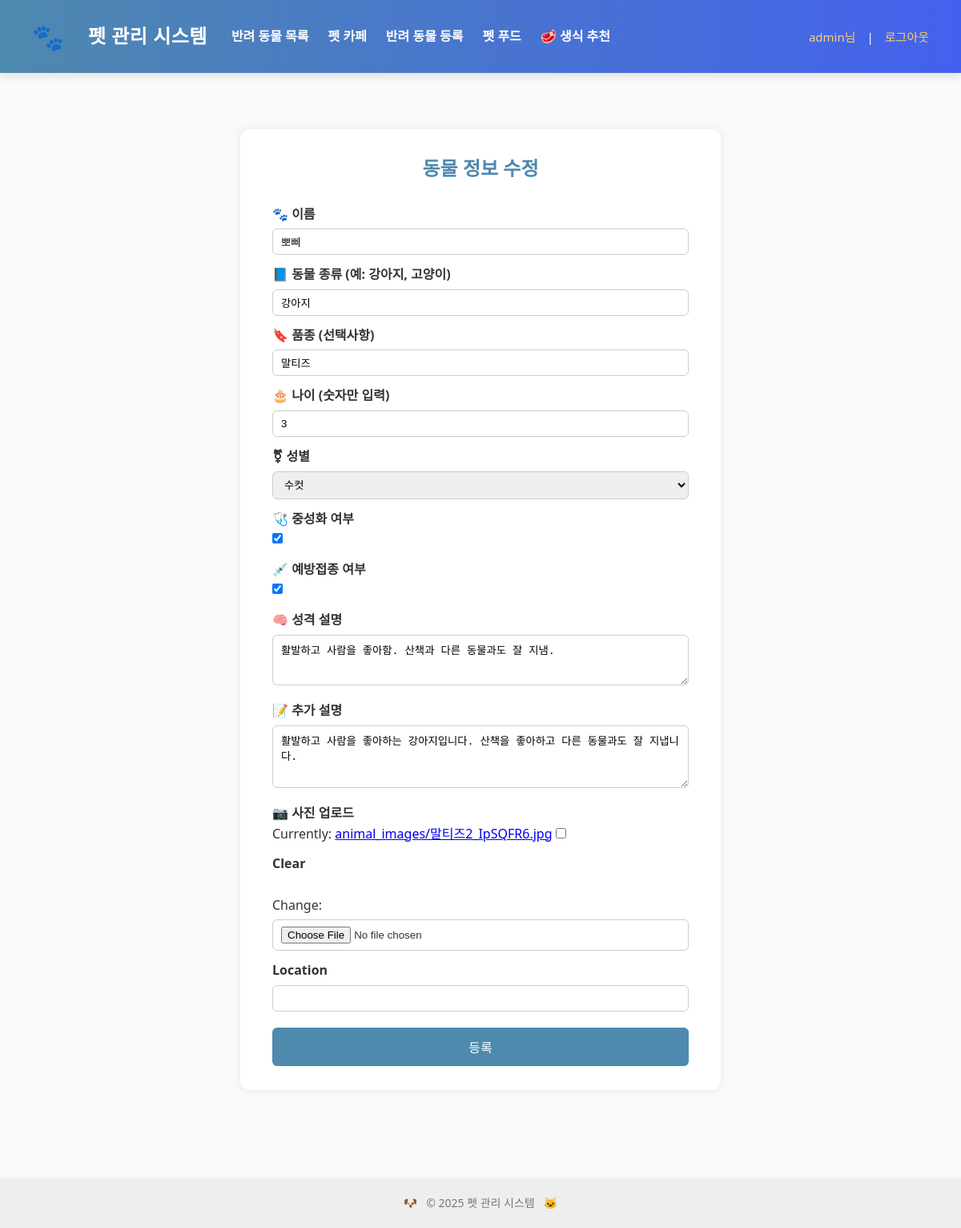
Page /animals/1/edit/ (signed in) on the committed database.
### pet/models.py (models this page shows, shortened)
class Animal(models.Model):
    GENDER_CHOICES = [
        ('수컷', '수컷'),
        ('암컷', '암컷'),
    ]
    name = models.CharField(max_length=100)
    species = models.CharField(max_length=50)
    breed = models.CharField(max_length=100, blank=True)
    age = models.IntegerField()
    gender = models.CharField(max_length=10, choices=GENDER_CHOICES, default='암컷')
    neutered = models.BooleanField(default=False)
    vaccinated = models.BooleanField(default=False)
    personality = models.TextField(blank=True)
    description = models.TextField(blank=True)
    image = models.ImageField(upload_to='animal_images/', blank=True)
    created_at = models.DateTimeField(auto_now_add=True)
    updated_at = models.DateTimeField(auto_now=True)
    location = models.CharField(max_length=255, blank=True)
    likes = models.ManyToManyField(User, related_name='liked_animals', blank=True)

### pet/views.py (the view)
# urls.py: path('animals/<int:pk>/edit/', views.animal_update, name='animal_update'),
@login_required
def animal_update(request, pk):
    animal = get_object_or_404(Animal, pk=pk)
    form = AnimalForm(request.POST or None, request.FILES or None, instance=animal)
    if form.is_valid():
        form.save()
        return redirect('pet:animal_detail', pk=pk)
    return render(request, 'pet/animal_form.html', {'form': form, 'title': '동물 정보 수정'})

### pet/forms.py
class AnimalForm(forms.ModelForm):
    class Meta:
        model = Animal
        fields = [
            'name', 'species', 'breed', 'age', 'gender',
            'neutered', 'vaccinated', 'personality',
            'description', 'image', 'location'
        ]
        labels = {
            'name': '🐾 이름',
            'species': '📘 동물 종류 (예: 강아지, 고양이)',
            'breed': '🔖 품종 (선택사항)',
            'age': '🎂 나이 (숫자만 입력)',
            'gender': '⚧ 성별',
            'neutered': '🩺 중성화 여부',
            'vaccinated': '💉 예방접종 여부',
            'personality': '🧠 성격 설명',
            'description': '📝 추가 설명',
            'image': '📷 사진 업로드',
        }
        widgets = {
            'personality': forms.Textarea(attrs={'rows': 3}),
            'description': forms.Textarea(attrs={'rows': 4}),
        }

### pet/templates/pet/animal_form.html (shortened to what this page needs)
{% extends 'pet/pet_base.html' %}
{% block content %}
<div class="form-container">
  <h2>{{ title|default:"반려 동물 등록" }}</h2>
  <form method="post" enctype="multipart/form-data">
    {% for field in form.visible_fields %}
      <label for="{{ field.id_for_label }}">{{ field.label }}</label>
      {{ field }}
    {% endfor %}
    <button type="submit">등록</button>
  </form>
</div>
{% endblock %}

### pet/templates/pet/pet_base.html (shortened to what this page needs)
<!DOCTYPE html>
<html lang="ko">
<head>
    {% load static %}
</head>
<body>
    <header>
        <div class="header-inner">
            <div class="header-left">
                <div class="logo">🐾</div>
                <div class="site-title"><a href="{% url 'pet:pet_home' %}">펫 관리 시스템</a></div>
                <nav class="header-menu">
                    <a href="{% url 'pet:animal_list' %}">반려 동물 목록</a>
                    <a href="{% url 'pet:post_list' %}">펫 카페</a>
                    <a href="{% url 'pet:animal_create' %}">반려 동물 등록</a>
                    <a href="{% url 'pet:pet_food_list' %}">펫 푸드</a>
                    <a href="{% url 'pet:recommendation_list' %}">🥩 생식 추천</a>
                </nav>
            </div>
            <div class="auth-right">
                {% if user.is_authenticated %}
                    <span>{{ user.username }}님</span> |
                    <form action="{% url 'logout' %}" method="post" style="display:inline;">
                        <button type="submit">로그아웃</button>
                    </form>
                {% else %}
                    <a href="{% url 'login' %}">로그인</a> |
                    <a href="{% url 'pet:signup' %}">회원가입</a>
                {% endif %}
            </div>
        </div>
    </header>
    <main>
        {% block content %}{% endblock %}
    </main>
    <footer>
        <p>🐶 &nbsp; &copy; 2025 펫 관리 시스템 &nbsp; 🐱</p>
    </footer>
</body>
</html>

### pet/templates/pet/pet_base.html (style rules this page uses)
* { box-sizing: border-box; margin: 0; padding: 0; }
body { font-family: 'Segoe UI', sans-serif; background-color: #f9f9f9; color: #333; line-height: 1.6; }
header { background: linear-gradient(to right, #4e89ae, #4361ee); color: white; padding: 20px 0; box-shadow: 0 4px 10px rgba(0, 0, 0, 0.1); }
.header-inner { width: 100%; max-width: 100%; margin: 0 auto; display: flex; justify-content: space-between; align-items: center; padding: 0 40px; flex-wrap: wrap; }
.header-left { display: flex; align-items: center; gap: 30px; flex-wrap: wrap; }
.logo { font-size: 32px; }
.site-title a { font-size: 24px; font-weight: 700; color: #fff; text-decoration: none; letter-spacing: 0.5px; }
.header-menu { display: flex; gap: 24px; }
.header-menu a { color: #fff; text-decoration: none; font-weight: 600; font-size: 16px; transition: color 0.3s ease; }
.auth-right { display: flex; align-items: center; gap: 14px; font-size: 15px; }
.auth-right a, .auth-right span { color: #ffd166; text-decoration: none; font-weight: 500; }
.auth-right button { background: none; border: none; color: #ffd166; font-size: 15px; cursor: pointer; font-family: inherit; }
main { padding: 40px 40px; max-width: 100%; width: 100%; margin: 0 auto; }
footer { background-color: #eee; text-align: center; padding: 20px; font-size: 14px; color: #777; margin-top: 40px; }

### pet/templates/pet/animal_form.html (style rules this page uses)
.form-container { max-width: 600px; margin: 30px auto; background: white; padding: 30px 40px; border-radius: 12px; box-shadow: 0 0 10px rgba(0,0,0,0.08); }
.form-container h2 { text-align: center; margin-bottom: 25px; color: #4e89ae; }
.form-container label { font-weight: bold; margin-top: 12px; display: block; }
.form-container input[type="text"], .form-container input[type="number"], .form-container input[type="file"], .form-container select, .form-container textarea { width: 100%; padding: 8px 10px; border: 1px solid #ccc; border-radius: 6px; margin-top: 5px; }
.form-container input[type="checkbox"] { margin-right: 5px; }
.form-container button { width: 100%; padding: 12px; margin-top: 20px; background-color: #4e89ae; color: white; border: none; border-radius: 6px; font-size: 16px; cursor: pointer; }

### rows in the picture
Animal: visible_fields "뽀삐" "강아지" "말티즈" "3" "수컷" "☑" "☑" "활발하고 사람을 좋아함. 산책과 다른 동물과도 잘 지냄." "활발하고 사람을 좋아하는 강아지입니다. 산책을 좋아하고 다른 동물과도 잘 지냅니다."

### other values in the picture
{{ user.username }} "admin"
{{ title|default:"반려 동물 등록" }} "동물 정보 수정"
{{ field.label }} "🐾 이름" "📘 동물 종류 (예: 강아지, 고양이)" "🔖 품종 (선택사항)" "🎂 나이 (숫자만 입력)" "⚧ 성별" "🩺 중성화 여부" "💉 예방접종 여부" "🧠 성격 설명" "📝 추가 설명" "📷 사진 업로드" "Location"
